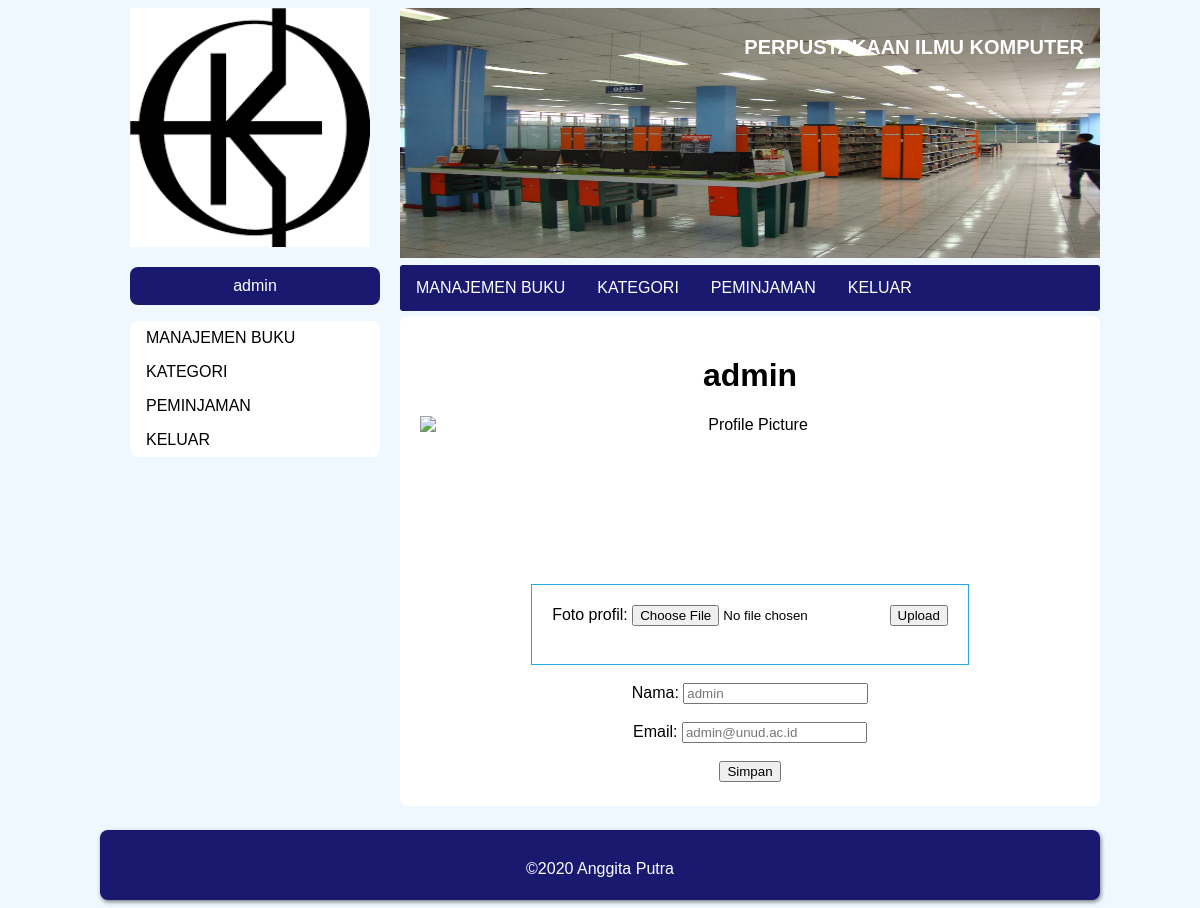
/kontak.php (signed in), run on the app's committed database.
### tables this page shows
CREATE TABLE `user` (
  `id_user` int(11) NOT NULL,
  `user_name` varchar(100) NOT NULL,
  `email` varchar(255) NOT NULL,
  `password` varchar(256) NOT NULL,
  `role` enum('suadmin','user','admin','nonaktif') NOT NULL,
  `picture` varchar(255) NOT NULL
);

### db-con.php (called while the page is built, shortened)
<?php
class database{
	var $host = "localhost:3306";
	var $username = "root";
	var $password = "";
	var $database = "perpustakaan";
	function __construct(){
		$this->koneksi = mysqli_connect($this->host, $this->username, $this->password,$this->database);
	}
}
?>

### kontak.php (the view, shortened to what this page needs)
<?php
include_once('db-con.php');
$database = new database();
$query = 'SELECT * FROM user WHERE id_user='.$_SESSION['id'].';';
$user = mysqli_query($database->koneksi,$query);
$user = $user->fetch_array();
?>
<!DOCTYPE html>
<html lang="en">
<head>
    <?php include "style.php"; ?>
    <link rel="stylesheet" href="css/kontak.css">
</head>
<body>
    <div id="main-content">
        <?php include 'header-sidebar.php';?>
        <div id="isi">
            <center>
                <h1 style="text-align: center;"><?php echo $user['user_name']?></h1>
                <img src="gambar/<?php echo $user['picture'];?>" alt="Profile Picture" style="height: 150px; display: block; margin: auto;"><br>
                <form action="foto-profil.php" method="post" enctype="multipart/form-data" style="border:solid #29aae3 1px; padding: 20px;width: 60%;">
                    Foto profil: <input type="file" name="profil_pic"/>
                    <input class="btn btn-primary" type="submit" name="upload" value="Upload"/><br><br>
                </form>
                <form action="edit-profil.php" method="post">
                    <br>
                    Nama: <input type="text" value="" name="nama" placeholder="<?php echo $user['user_name']?>"><br><br>
                    Email: <input type="email" value="" name="email" placeholder="<?php echo $user['email']?>"><br><br>
                    <input class="btn btn-primary" type="submit" name="simpan" value="Simpan"/>
                </form>
            </center>
        </div>
        <div id="footer">
            <p>©2020 Anggita Putra</p>
        </div>
    </div>
</body>
</html>

### css/user.css (style rules this page uses)
body { background-color: aliceblue; }
#footer { width: auto; height: 70px; background-color: #191970; border-radius: 8px; box-shadow: 1px 2px 4px rgba(0, 0, 0, .5); }
#footer p { color:white; padding: 30px ; text-align: center; }

### css/kontak.css (style rules this page uses)
* { font-family: sans-serif; }
#main-content { margin: 0 auto; width: 1000px; height: auto; }
#isi { margin-top: 8px; margin-bottom: 8px; padding: 20px; width: 660px; height: 450px; float: right; background: white; border-radius: 8px; }

### data on the page
user: user_name "admin", nama "admin", email "admin@unud.ac.id"

### other printed values
$_SESSION['nama'] "admin"
